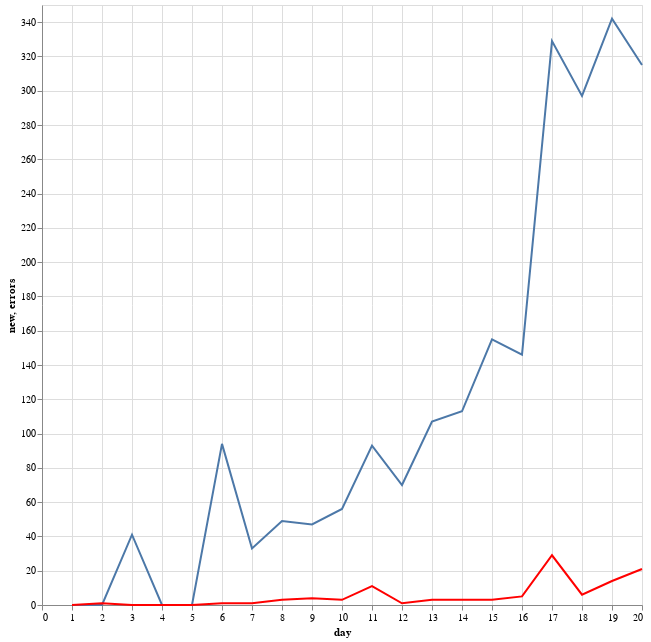

Notebook code cell kept with this figure:
### Code cell
import altair as alt

alt.Chart(paired).mark_line().encode(
    x='day',
    y='new'
) + alt.Chart(paired).mark_line(color="red").encode(
    x='day',
    y='errors'
).properties(width=600, height=600)

### Figure 1 — Vega-Lite specification as saved in the notebook (floating-point values rounded to 4 significant figures)
{"config": {"view": {"continuousWidth": 400, "continuousHeight": 300}}, "layer": [{"mark": "line", "encoding": {"x": {"type": "quantitative", "field": "day"}, "y": {"type": "quantitative", "field": "new"}}}, {"mark": {"type": "line", "color": "red"}, "encoding": {"x": {"type": "quantitative", "field": "day"}, "y": {"type": "quantitative", "field": "errors"}}, "height": 600, "width": 600}], "data": {"name": "data-c7b2a82fb44c07a94760c968627ed346"}, "$schema": "https://vega.github.io/schema/vega-lite/v4.0.2.json", "datasets": {"data-c7b2a82fb44c07a94760c968627ed346": [{"day": 1, "cases": 3, "factor": 35, "new": 0, "percent": 0.08571, "predicted": 3, "errors": 0, "fix": 0, "predicted+fixed": 3}, {"day": 2, "cases": 4, "factor": 35, "new": 0, "percent": 0.1143, "predicted": 3, "errors": 1, "fix": 0, "predicted+fixed": 3}, {"day": 3, "cases": 4, "factor": 76, "new": 41, "percent": 0.05263, "predicted": 4, "errors": 0, "fix": 1, "predicted+fixed": 5}, {"day": 4, "cases": 4, "factor": 76, "new": 0, "percent": 0.05263, "predicted": 4, "errors": 0, "fix": 0, "predicted+fixed": 4}, {"day": 5, "cases": 4, "factor": 76, "new": 0, "percent": 0.05263, "predicted": 4, "errors": 0, "fix": 0, "predicted+fixed": 4}, {"day": 6, "cases": 5, "factor": 170, "new": 94, "percent": 0.02941, "predicted": 4, "errors": 1, "fix": 4, "predicted+fixed": 8}, {"day": 7, "cases": 7, "factor": 203, "new": 33, "percent": 0.03448, "predicted": 6, "errors": 1, "fix": 1, "predicted+fixed": 7}, {"day": 8, "cases": 11, "factor": 252, "new": 49, "percent": 0.04365, "predicted": 8, "errors": 3, "fix": 1, "predicted+fixed": 9}, {"day": 9, "cases": 16, "factor": 299, "new": 47, "percent": 0.05351, "predicted": 12, "errors": 4, "fix": 1, "predicted+fixed": 13}, {"day": 10, "cases": 21, "factor": 355, "new": 56, "percent": 0.05915, "predicted": 18, "errors": 3, "fix": 2, "predicted+fixed": 20}, {"day": 11, "cases": 35, "factor": 448, "new": 93, "percent": 0.07812, "predicted": 24, "errors": 11, "fix": 4, "predicted+fixed": 28}, {"day": 12, "cases": 40, "factor": 518, "new": 70, "percent": 0.07722, "predicted": 39, "errors": 1, "fix": 3, "predicted+fixed": 42}, {"day": 13, "cases": 48, "factor": 625, "new": 107, "percent": 0.0768, "predicted": 45, "errors": 3, "fix": 5, "predicted+fixed": 50}, {"day": 14, "cases": 57, "factor": 738, "new": 113, "percent": 0.07724, "predicted": 54, "errors": 3, "fix": 5, "predicted+fixed": 59}, {"day": 15, "cases": 67, "factor": 893, "new": 155, "percent": 0.07503, "predicted": 64, "errors": 3, "fix": 7, "predicted+fixed": 71}, {"day": 16, "cases": 80, "factor": 1039, "new": 146, "percent": 0.077, "predicted": 75, "errors": 5, "fix": 7, "predicted+fixed": 82}, {"day": 17, "cases": 119, "factor": 1368, "new": 329, "percent": 0.08699, "predicted": 90, "errors": 29, "fix": 17, "predicted+fixed": 107}, {"day": 18, "cases": 139, "factor": 1665, "new": 297, "percent": 0.08348, "predicted": 133, "errors": 6, "fix": 15, "predicted+fixed": 148}, {"day": 19, "cases": 170, "factor": 2007, "new": 342, "percent": 0.0847, "predicted": 156, "errors": 14, "fix": 17, "predicted+fixed": 173}, {"day": 20, "cases": 212, "factor": 2322, "new": 315, "percent": 0.0913, "predicted": 191, "errors": 21, "fix": 16, "predicted+fixed": 207}]}}
